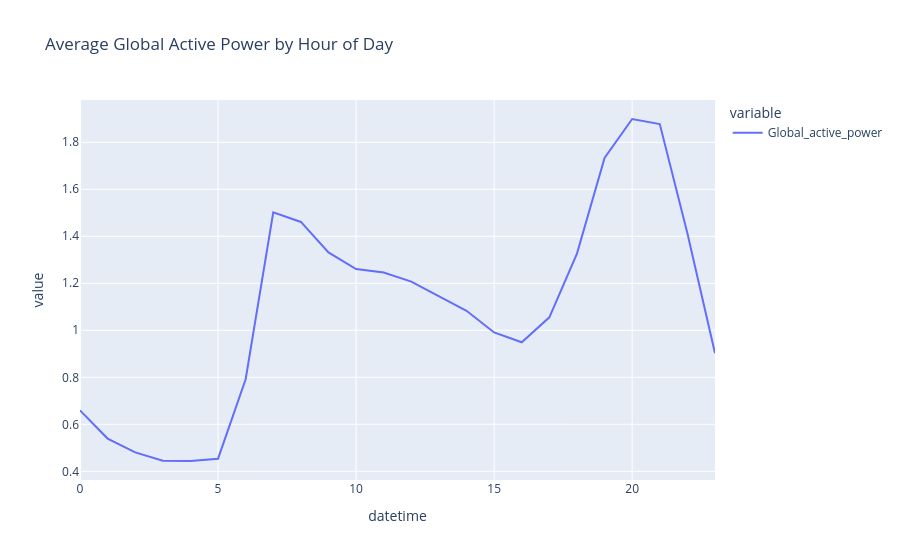

The cell this chart's notebook holds for it:
### Code cell
# Daily pattern: average consumption by hour of day
hourly = df.groupby(df.index.hour)['Global_active_power'].mean()
px.line(hourly, title='Average Global Active Power by Hour of Day')

### Figure 1 — Plotly figure (JSON) as saved in the notebook; plotly's stock layout.template omitted (floating-point values rounded to 4 significant figures)
{"data": [{"hovertemplate": "variable=Global_active_power<br>datetime=%{x}<br>value=%{y}<extra></extra>", "legendgroup": "Global_active_power", "line": {"color": "#636efa", "dash": "solid"}, "marker": {"symbol": "circle"}, "mode": "lines", "name": "Global_active_power", "orientation": "v", "showlegend": true, "type": "scatter", "x": [0, 1, 2, 3, 4, 5, 6, 7, 8, 9, 10, 11, 12, 13, 14, 15, 16, 17, 18, 19, 20, 21, 22, 23], "xaxis": "x", "y": [0.6594, 0.5393, 0.4806, 0.4449, 0.4438, 0.4537, 0.7916, 1.502, 1.461, 1.332, 1.261, 1.246, 1.207, 1.145, 1.083, 0.9908, 0.9489, 1.055, 1.326, 1.733, 1.899, 1.878, 1.413, 0.9021], "yaxis": "y"}], "layout": {"legend": {"title": {"text": "variable"}, "tracegroupgap": 0}, "title": {"text": "Average Global Active Power by Hour of Day"}, "xaxis": {"anchor": "y", "domain": [0, 1], "title": {"text": "datetime"}}, "yaxis": {"anchor": "x", "domain": [0, 1], "title": {"text": "value"}}}}
